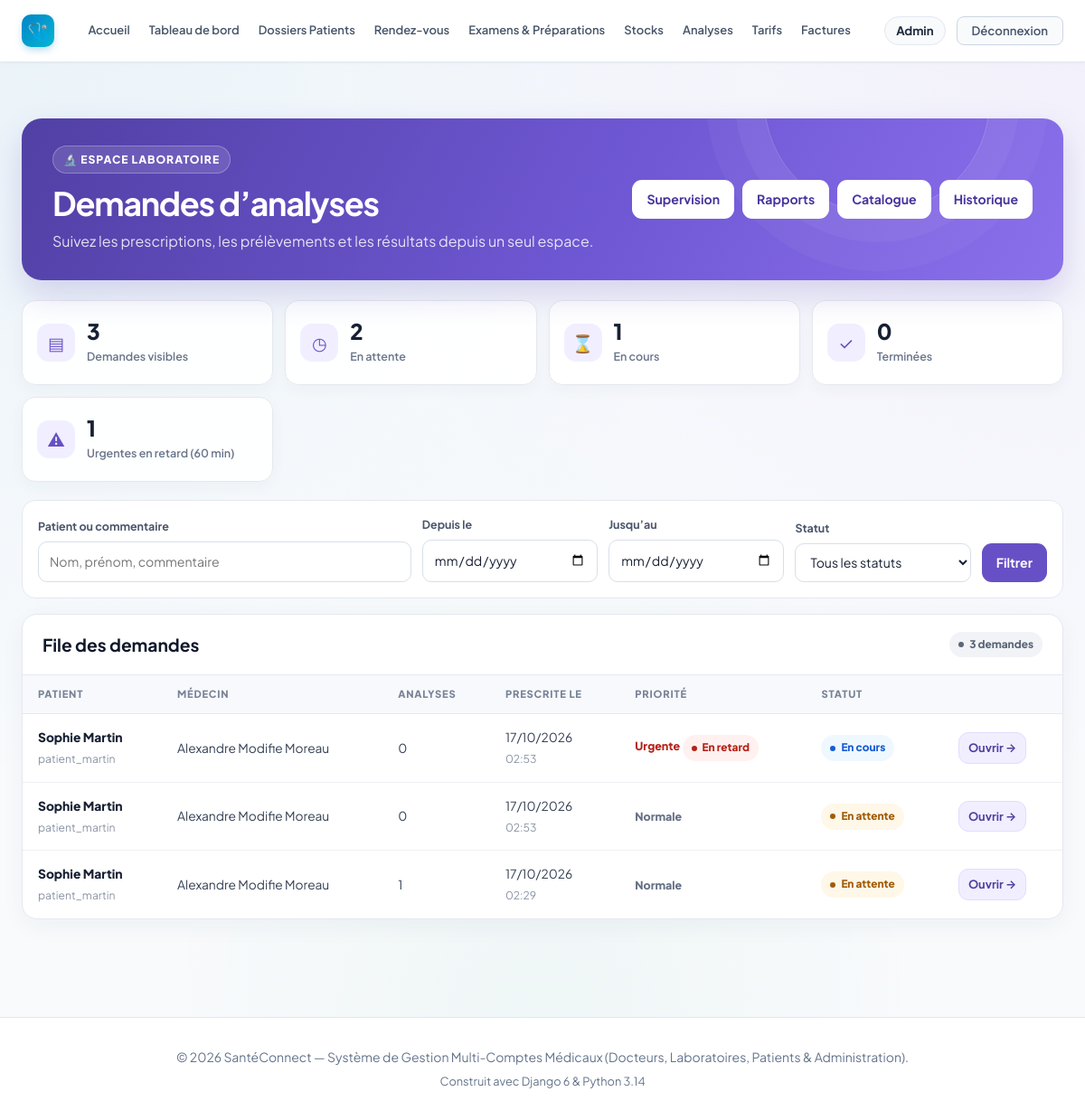
The page /laboratoire/ (signed in) on the database its author committed.
### accounts/models.py (models this page shows, shortened)
class User(AbstractUser):
    class Role(models.TextChoices):
        ADMIN = 'ADMIN', 'Administrateur'
        DOCTEUR = 'DOCTEUR', 'Docteur'
        LABORATOIRE = 'LABORATOIRE', 'Laboratoire'
        PATIENT = 'PATIENT', 'Patient'
    role = models.CharField(
        max_length=20,
        choices=Role.choices,
        default=Role.PATIENT,
        verbose_name="Rôle utilisateur"
    )
    phone = models.CharField(max_length=25, blank=True, null=True, verbose_name="Téléphone")
    address = models.CharField(max_length=255, blank=True, null=True, verbose_name="Adresse")
    city = models.CharField(max_length=100, blank=True, null=True, verbose_name="Ville")
    is_verified = models.BooleanField(
        default=False,
        verbose_name="Compte certifié / validé",
        help_text="Coché par l'administrateur pour valider l'activité d'un docteur ou laboratoire."
    )
    objects = CustomUserManager()
    class Meta:
        verbose_name = "Utilisateur"
        verbose_name_plural = "Tous les Utilisateurs"
    @property
    def is_doctor(self):
        return self.role == self.Role.DOCTEUR
    @property
    def is_laboratory(self):
        return self.role == self.Role.LABORATOIRE
    @property
    def is_patient(self):
        return self.role == self.Role.PATIENT
    @property
    def is_admin_user(self):
        return self.role == self.Role.ADMIN or self.is_superuser

### laboratoire/models.py (models this page shows, shortened)
class DemandeAnalyse(models.Model):
    class Priorite(models.TextChoices):
        NORMALE = "NORMALE", "Normale"
        HAUTE = "HAUTE", "Haute"
        URGENTE = "URGENTE", "Urgente"
    class Statut(models.TextChoices):
        EN_ATTENTE = "EN_ATTENTE", "En attente"
        EN_COURS = "EN_COURS", "En cours"
        TERMINEE = "TERMINEE", "Terminée"
        ANNULEE = "ANNULEE", "Annulée"
    patient = models.ForeignKey(
        settings.AUTH_USER_MODEL, on_delete=models.PROTECT,
        related_name="demandes_analyses", limit_choices_to={"role": "PATIENT"},
        verbose_name="Patient",
    )
    medecin = models.ForeignKey(
        settings.AUTH_USER_MODEL, on_delete=models.PROTECT,
        related_name="demandes_prescrites", limit_choices_to={"role": "DOCTEUR"},
        verbose_name="Médecin prescripteur",
    )
    laboratoire = models.ForeignKey(
        settings.AUTH_USER_MODEL, on_delete=models.PROTECT, null=True, blank=True,
        related_name="demandes_laboratoire", limit_choices_to={"role": "LABORATOIRE"},
        verbose_name="Laboratoire destinataire",
    )
    date_demande = models.DateTimeField("Date de prescription", default=timezone.now)
    priorite = models.CharField(
        "Priorité", max_length=10, choices=Priorite.choices, default=Priorite.NORMALE,
    )
    statut = models.CharField(
        "Statut", max_length=12, choices=Statut.choices, default=Statut.EN_ATTENTE,
    )
    commentaire = models.TextField("Commentaire", blank=True)
    motif_annulation = models.TextField("Motif d’annulation", blank=True)
    cree_par = models.ForeignKey(
        settings.AUTH_USER_MODEL, on_delete=models.SET_NULL, null=True, blank=True,
        related_name="demandes_analyses_creees", verbose_name="Créée par",
    )
    class Meta:
        ordering = ["-date_demande", "-pk"]
        verbose_name = "Demande d’analyse"
        verbose_name_plural = "Demandes d’analyses"

### laboratoire/views.py (the view, shortened to what this page needs)
# urls.py: path("", views.demande_list, name="demande_list"),
@consultation_requise
def demande_list(request):
    demandes = _demande_visible(
        request.user,
        DemandeAnalyse.objects.select_related("patient", "medecin", "laboratoire"),
    )
    q = request.GET.get("q", "").strip()
    statut = request.GET.get("statut", "")
    priorite = request.GET.get("priorite", "")
    date_debut = parse_date(request.GET.get("date_debut", "") or "")
    date_fin = parse_date(request.GET.get("date_fin", "") or "")
    if statut in DemandeAnalyse.Statut.values:
        demandes = demandes.filter(statut=statut)
    if priorite in DemandeAnalyse.Priorite.values:
        demandes = demandes.filter(priorite=priorite)
    if date_debut:
        demandes = demandes.filter(date_demande__date__gte=date_debut)
    if date_fin:
        demandes = demandes.filter(date_demande__date__lte=date_fin)
    delai_alerte = ParametresLaboratoire.objects.filter(pk=1).values_list(
        "delai_alerte_urgente_minutes", flat=True,
    ).first() or 60
    demandes = demandes.annotate(
        priorite_tri=Case(
            When(priorite=DemandeAnalyse.Priorite.URGENTE, then=Value(0)),
            When(priorite=DemandeAnalyse.Priorite.HAUTE, then=Value(1)),
            default=Value(2),
            output_field=IntegerField(),
        ),
        urgent_en_retard=Case(
            When(
                priorite=DemandeAnalyse.Priorite.URGENTE,
                statut__in=[
                    DemandeAnalyse.Statut.EN_ATTENTE,
                    DemandeAnalyse.Statut.EN_COURS,
                ],
                date_demande__lt=timezone.now() - timedelta(minutes=delai_alerte),
                then=Value(True),
            ),
            default=Value(False),
            output_field=BooleanField(),
        ),
    ).order_by("priorite_tri", "-date_demande", "-pk")
    return render(request, "laboratoire/demande_list.html", {
        "demandes": demandes,
        "q": q,
        "statut": statut,
        "priorite": priorite,
        "priorite_choices": DemandeAnalyse.Priorite.choices,
        "statut_choices": DemandeAnalyse.Statut.choices,
        "date_debut": request.GET.get("date_debut", ""),
        "date_fin": request.GET.get("date_fin", ""),
        "delai_alerte_urgente": delai_alerte,
        "can_create": request.user.is_doctor,
        "can_manage_catalog": can_manage_catalog(request.user),
        "can_validate": can_validate_results(request.user),
        "can_reject_results": can_validate_results(request.user),
        "stats": {
            "total": demandes.count(),
            "en_attente": demandes.filter(statut=DemandeAnalyse.Statut.EN_ATTENTE).count(),
            "en_cours": demandes.filter(statut=DemandeAnalyse.Statut.EN_COURS).count(),
            "terminees": demandes.filter(statut=DemandeAnalyse.Statut.TERMINEE).count(),
            "urgentes_en_retard": demandes.filter(urgent_en_retard=True).count(),
        },
    })

### laboratoire/permissions.py (called while the page is built)
def is_lab(user):
    return user.is_authenticated and user.is_laboratory

def is_lab_responsable(user):
    return is_lab(user) and user.groups.filter(
        name="Biologiste responsable",
    ).exists()

def can_validate_results(user):
    return is_lab_responsable(user)

def can_manage_catalog(user):
    return user.is_authenticated and user.is_admin_user

def can_view_requests(user):
    return user.is_authenticated and (
        user.is_laboratory or user.is_doctor or user.is_admin_user
    )

def role_required(check, message):
    def decorator(view):
        @wraps(view)
        def wrapped(request, *args, **kwargs):
            if not request.user.is_authenticated:
                return redirect_to_login(request.get_full_path())
            if not check(request.user):
                messages.error(request, message)
                return redirect("dashboard")
            return view(request, *args, **kwargs)
        return wrapped
    return decorator

### laboratoire/views.py (called while the page is built)
def _demande_visible(user, queryset=None):
    queryset = queryset if queryset is not None else DemandeAnalyse.objects.all()
    if user.is_laboratory:
        return queryset.filter(
            Q(laboratoire__in=laboratory_team_user_ids(user))
            | Q(laboratoire__isnull=True)
        )
    if user.is_doctor:
        return queryset.filter(medecin=user)
    if user.is_admin_user:
        return queryset
    return queryset.none()

### laboratoire/templates/laboratoire/demande_list.html (shortened to what this page needs)
{% extends "base.html" %}
{% load static %}
{% block extra_css %}<link rel="stylesheet" href="{% static 'laboratoire/laboratoire.css' %}">{% endblock %}
{% block content %}
<div class="lab-shell">
  <header class="lab-hero">
    <div class="lab-hero__copy">
      <span class="lab-hero__eyebrow">🔬 Espace laboratoire</span>
      <h1>Demandes d’analyses</h1>
      <p>Suivez les prescriptions, les prélèvements et les résultats depuis un seul espace.</p>
    </div>
    <div class="lab-hero__actions">
      {% if can_manage_catalog %}
        <a class="lab-btn lab-btn--white" href="{% url 'laboratoire:supervision' %}">Supervision</a>
        <a class="lab-btn lab-btn--white" href="{% url 'laboratoire:rapports' %}">Rapports</a>
        <a class="lab-btn lab-btn--white" href="{% url 'laboratoire:type_list' %}">Catalogue</a>
      {% endif %}
      {% if user.is_laboratory or user.is_admin_user %}
        <a class="lab-btn lab-btn--white" href="{% url 'laboratoire:historique' %}">Historique</a>
      {% endif %}
    </div>
  </header>
  <section class="lab-stats" aria-label="Résumé des demandes">
    <article class="lab-stat"><span class="lab-stat__icon">▤</span><span><strong class="lab-stat__number">{{ stats.total }}</strong><span class="lab-stat__label">Demandes visibles</span></span></article>
    <article class="lab-stat"><span class="lab-stat__icon">◷</span><span><strong class="lab-stat__number">{{ stats.en_attente }}</strong><span class="lab-stat__label">En attente</span></span></article>
    <article class="lab-stat"><span class="lab-stat__icon">⌛</span><span><strong class="lab-stat__number">{{ stats.en_cours }}</strong><span class="lab-stat__label">En cours</span></span></article>
    <article class="lab-stat"><span class="lab-stat__icon">✓</span><span><strong class="lab-stat__number">{{ stats.terminees }}</strong><span class="lab-stat__label">Terminées</span></span></article>
    <article class="lab-stat"><span class="lab-stat__icon">⚠</span><span><strong class="lab-stat__number">{{ stats.urgentes_en_retard }}</strong><span class="lab-stat__label">Urgentes en retard ({{ delai_alerte_urgente }} min)</span></span></article>
  </section>
  <form method="get" class="lab-filter" role="search">
    <div>
      <label for="lab-q">Patient ou commentaire</label>
      <input id="lab-q" type="search" name="q" value="{{ q }}" placeholder="Nom, prénom, commentaire">
    </div>
    <div>
      <label for="lab-from">Depuis le</label>
      <input id="lab-from" type="date" name="date_debut" value="{{ date_debut }}">
    </div>
    <div>
      <label for="lab-to">Jusqu’au</label>
      <input id="lab-to" type="date" name="date_fin" value="{{ date_fin }}">
    </div>
    <div>
      <label for="lab-status">Statut</label>
      <select id="lab-status" name="statut">
        <option value="">Tous les statuts</option>
      </select>
    </div>
    <button class="lab-btn lab-btn--primary" type="submit">Filtrer</button>
  </form>
  <section class="lab-panel">
    <div class="lab-panel__head">
      <h2>File des demandes</h2>
      <span class="lab-badge lab-badge--neutral">{{ stats.total }} demande{{ stats.total|pluralize:"s" }}</span>
    </div>
    <div class="lab-table-wrap">
      <table class="lab-table">
        <thead>
          <tr><th>Patient</th><th>Médecin</th><th>Analyses</th><th>Prescrite le</th><th>Priorité</th><th>Statut</th><th></th></tr>
        </thead>
        <tbody>
          {% for demande in demandes %}
            <tr>
              <td><span class="lab-table__primary">{{ demande.patient.get_full_name|default:demande.patient.username }}</span><span class="lab-table__secondary">{{ demande.patient.username }}</span></td>
              <td>{{ demande.medecin.get_full_name|default:demande.medecin.username }}</td>
              <td>{{ demande.analyses.count }}</td>
              <td>{{ demande.date_demande|date:"d/m/Y" }}<span class="lab-table__secondary">{{ demande.date_demande|date:"H:i" }}</span></td>
              <td><span class="lab-priority {% if demande.priorite == 'URGENTE' %}lab-priority--urgent{% elif demande.priorite == 'HAUTE' %}lab-priority--high{% else %}lab-priority--normal{% endif %}">{{ demande.get_priorite_display }}</span>
                {% if demande.urgent_en_retard %}<span class="lab-badge lab-badge--rejected" title="Délai configuré : {{ delai_alerte_urgente }} minutes">En retard</span>{% endif %}
              </td>
              <td>
                <span class="lab-badge {% if demande.statut == 'EN_ATTENTE' %}lab-badge--pending{% elif demande.statut == 'EN_COURS' %}lab-badge--progress{% elif demande.statut == 'TERMINEE' %}lab-badge--done{% else %}lab-badge--cancelled{% endif %}">{{ demande.get_statut_display }}</span>
              </td>
              <td><a class="lab-btn lab-btn--soft lab-btn--small" href="{% url 'laboratoire:demande_detail' demande.pk %}">Ouvrir →</a></td>
            </tr>
          {% endfor %}
        </tbody>
      </table>
    </div>
  </section>
</div>
{% endblock %}

### templates/base.html (shortened to what this page needs)
{% load static %}
<!DOCTYPE html>
<html lang="fr">
<head>
    <link rel="stylesheet" href="{% static 'css/style.css' %}?v=20261022_1">
    {% block extra_css %}{% endblock %}
</head>
<body>
    <nav class="navbar" id="main-navbar">
        <div class="container navbar-inner">
            <div class="navbar-brand-section">
                <a href="{% url 'home' %}" class="logo-brand" id="brand-logo-link">
                    <span class="logo-icon">🩺</span>
                </a>
            </div>
            <div class="nav-links" id="main-nav-links">
                <a href="{% url 'home' %}" class="nav-item-link" id="nav-home">Accueil</a>
                {% if user.is_authenticated %}
                <a href="{% url 'dashboard' %}" class="nav-item-link" id="nav-dashboard">Tableau de bord</a>
                {% if user.is_admin_user or user.is_doctor %}
                <a href="{% url 'dossiers_patients_list' %}" class="nav-item-link" id="nav-dossiers">Dossiers Patients</a>
                {% endif %}
                {% if user.is_admin_user or user.is_doctor or user.is_patient %}
                <a href="{% url 'rendezvous:rdv_list' %}" class="nav-item-link" id="nav-rendezvous">Rendez-vous</a>
                {% endif %}
                {% if user.is_admin_user or user.is_doctor %}
                <a href="{% url 'examens_list' %}" class="nav-item-link" id="nav-examens">Examens &amp; Préparations</a>
                {% endif %}
                {% if user.is_admin_user or user.is_laboratory or user.is_doctor %}
                <a href="{% url 'stock:dashboard' %}" class="nav-item-link" id="nav-stock">Stocks</a>
                {% endif %}
                {% if user.is_admin_user or user.is_laboratory or user.is_doctor %}
                <a href="{% url 'laboratoire:demande_list' %}" class="nav-item-link" id="nav-laboratoire">Analyses</a>
                {% endif %}
                {% if user.is_admin_user or user.is_staff or user.is_superuser %}
                <a href="{% url 'tarif_list' %}" class="nav-item-link" id="nav-tarifs">Tarifs</a>
                {% if user.is_admin_user or user.is_doctor or user.is_patient %}
                <a href="{% url 'facture_list' %}" class="nav-item-link" id="nav-factures">Factures</a>
                {% endif %}
                {% endif %}
                {% endif %}
            </div>
            <div class="navbar-user-actions" id="nav-user-actions">
                {% if user.is_authenticated %}
                <div class="nav-user-badge" id="nav-user-profile">
                    <a href="{% url 'profile' %}" class="nav-user-name-link" id="nav-profile-edit" title="Mon profil">{{ user.first_name|default:user.username }}</a>
                </div>
                <a href="{% url 'logout' %}" class="nav-logout-btn" id="btn-nav-logout">Déconnexion</a>
                {% else %}
                <a href="{% url 'login' %}" class="btn btn-outline btn-sm" id="btn-nav-login">Connexion</a>
                <a href="{% url 'register' %}" class="btn btn-primary btn-sm" id="btn-nav-register">Créer un compte</a>
                {% endif %}
            </div>
        </div>
    </nav>
    <main style="flex: 1; padding: 24px 0 60px;">
        {% block content %}{% endblock %}
    </main>
    <footer class="footer">
        <div class="container">
            <p>© 2026 SantéConnect — Système de Gestion Multi-Comptes Médicaux (Docteurs, Laboratoires, Patients &
                Administration).</p>
            <p style="margin-top: 6px; font-size: 0.8rem; color: #64748b;">Construit avec Django 6 & Python 3.14</p>
        </div>
    </footer>
</body>
</html>

### rows shown on the page
User: first_name "Admin"
DemandeAnalyse: patient.get_full_name "Sophie Martin", patient.username "patient_martin", medecin.get_full_name "Alexandre Modifie Moreau", analyses.count "0", date_demande "17/10/2026", date_demande "02:53", priorite "Urgente", statut "En cours"
DemandeAnalyse: patient.get_full_name "Sophie Martin", patient.username "patient_martin", medecin.get_full_name "Alexandre Modifie Moreau", analyses.count "0", date_demande "17/10/2026", date_demande "02:53", priorite "Normale", statut "En attente"
DemandeAnalyse: patient.get_full_name "Sophie Martin", patient.username "patient_martin", medecin.get_full_name "Alexandre Modifie Moreau", analyses.count "1", date_demande "17/10/2026", date_demande "02:29", priorite "Normale", statut "En attente"

### other values the page prints
{{ stats.total }} "3"
{{ stats.en_attente }} "2"
{{ stats.en_cours }} "1"
{{ stats.terminees }} "0"
{{ stats.urgentes_en_retard }} "1"
{{ delai_alerte_urgente }} "60"
